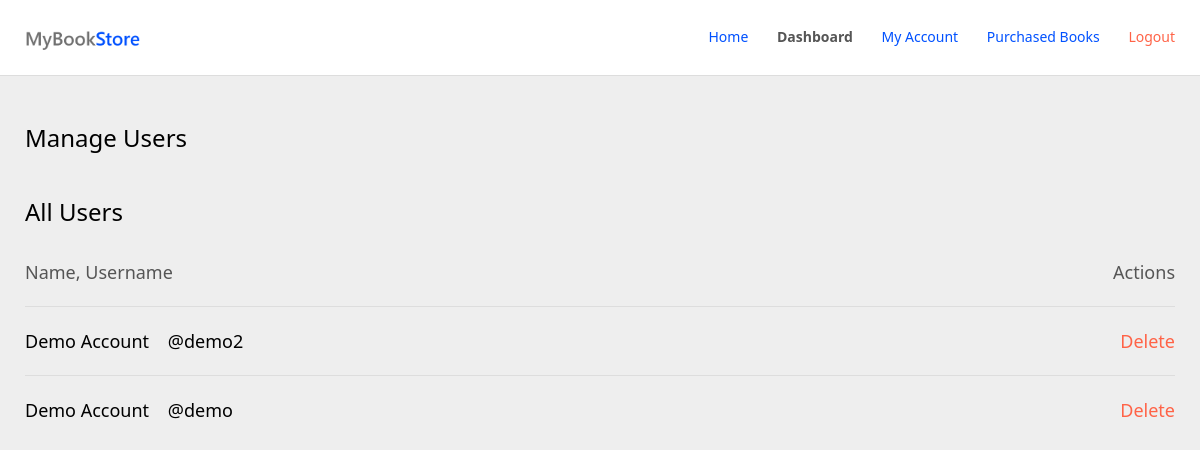
The page /manage-users.php (signed in) on the database its author committed.
### tables this page shows
CREATE TABLE `users` (
  `id` int(1) UNSIGNED NOT NULL,
  `fullName` char(65) NOT NULL,
  `username` char(25) NOT NULL,
  `password` char(65) NOT NULL,
  `userRole` enum('admin','user') NOT NULL DEFAULT 'user',
  `accountCreatedAt` datetime DEFAULT NULL
);

### inc/class-database.php (called while the page is built, shortened)
<?php
class Database {
    private $dbhost = "localhost";
    private $dbname = "bookstore";
    private $dbuser = "root";
    private $dbpass = "";
    private $dbchar = "utf8";
    public function connect() {
        try {
            $this->connection = new PDO("mysql:host=$this->dbhost; dbname=$this->dbname; charset=$this->dbchar", $this->dbuser, $this->dbpass);
            $this->connection->setAttribute(PDO::ATTR_ERRMODE, PDO::ERRMODE_EXCEPTION);
            return $this->connection;
        }
        catch(PDOException $error) {
            die('Error: ' . $error->getMessage());
        }
    }
}
?>

### inc/class-user.php (called while the page is built, shortened)
<?php
class User {
    private $db_table = "users";
    private $database_connection;
    public $id;
    public function __construct($database_connection) {
        $this->database_connection = $database_connection;
    }
    public function allUsers() {
        try {
            $query = "SELECT * FROM $this->db_table WHERE userRole = 'user' ORDER BY id DESC";
            $statement = $this->database_connection->prepare($query);
            $statement->execute();
            return $statement;
        }
        catch(PDOException $error) {
            die('Error: ' . $error->getMessage());
        }
    }
    public function getUserRole() {
        try {
            $query = "SELECT userRole FROM $this->db_table WHERE id = :id";
            $statement = $this->database_connection->prepare($query);
            $statement->bindParam(':id', $this->id, PDO::PARAM_INT);
            $statement->execute();
            $result = $statement->fetch(PDO::FETCH_ASSOC);
            if(is_array($result)) {
                if(count($result) > 0) {
                    return $result["userRole"];
                }
                else {
                    return null;
                }
            }
            else {
                return null;
            }
        }
        catch(PDOException $error) {
            die('Error: ' . $error->getMessage());
        }
    }
    public function totalUsers() {
        try {
            $query = "SELECT COUNT(id) FROM $this->db_table";
            $statement = $this->database_connection->prepare($query);
            $statement->execute();
            $result = $statement->fetchColumn();
            if($result > 0) {
                return $result;
            }
            else {
                return 0;
            }
        }
        catch(PDOException $error) {
            die('Error: ' . $error->getMessage());
        }
    }
}
?>

### manage-users.php (the view, shortened to what this page needs)
<?php
$loggedIn = true;
$Database = new Database();
$User = new User($Database->connect());
$User->username = $_COOKIE["username"];
$userID = $User->getUserID();
$User->id = $userID;
$userRole = $User->getUserRole();
$allUsers = $User->allUsers();
?>
<!DOCTYPE html>
<html lang="en">
<head>
    <link rel="stylesheet" href="assets/css/reset.css?<?php echo mt_rand(999,99999); ?>"/>
    <link rel="stylesheet" href="assets/css/style.css?<?php echo mt_rand(999,99999); ?>"/>
</head>
<body>
    <header id="header" class="header">
        <div class="inner-wrapper">
            <div class="side"><img src="assets/images/MyBookStore.png" alt="Logo" class="logo" /></div>
            <div class="side">
                <ul class="header-menu">
                    <li class="menu"><a href="index.php">Home</a></li>
                    <?php
                    if($loggedIn && $userRole == "admin") {
                    ?>
                    <li class="menu active"><a href="dashboard.php">Dashboard</a></li>
                    <?php
                    }
                    ?>
                    <?php
                        if($loggedIn) {
                    ?>
                    <li class="menu"><a href="myaccount.php">My Account</a></li>
                    <li class="menu"><a href="purchased-books.php">Purchased Books</a></li>
                    <li class="menu"><a class="color-tomato" href="logout.php">Logout</a></li>
                    <?php
                        }
                        else {
                    ?>
                    <li class="menu"><a href="login.php">Login</a></li>
                    <li class="menu"><a class="color-tomato" href="register.php">Create an Account</a></li>
                    <?php
                        }
                    ?>
                </ul>
            </div>
        </div>
    </header>
    <div id="scroll-body" class="body">
        <div class="list-section">
            <h2 class="list-title">Manage Users</h2>
        </div>
        <div class="list-section">
            <h2 class="list-title">All Users</h2>
            <div class="list-container">
                <div class="book-lists" style="font-size: 18px;">
                <?php
                if(!($User->totalUsers() - 1) > 0) {
                ?>
                <div class="list no-list">No users.</div>
                <?php
                }
                else {
                ?>
                <div class="list" style="color: #555555;"><div>Name, Username</div><div>Actions</div></div>
                <?php
                while($row = $allUsers->fetch(PDO::FETCH_ASSOC)) {
                    extract($row);
                ?>
                <div class="list"><div><?php echo $fullName; ?> <span style="margin-left: 14px;">@<?php echo $username; ?></span></div>
                <div><a class="color-tomato" href="?delete-user&user-id=<?php echo $id; ?>">Delete</a></div></div>
                <?php
                }
                ?>
                <?php
                }
                ?>
                </div>
            </div>
        </div>
    </div>
</body>
</html>

### assets/css/style.css (style rules this page uses)
* { -webkit-box-sizing: border-box; -moz-box-sizing: border-box; box-sizing: border-box; }
body { min-width: 800px; background: #eeeeee; color: #000000; font-size: 14px; }
a { color: #0051ff; text-decoration: none; }
body, input, button, ul, li { font-family: 'Segoe UI', Tahoma, Geneva, Verdana, sans-serif; }
.color-tomato { color: #ff6347; }
.header { width: 100%; height: auto; background: #ffffff; color: #000000; border-bottom: 1px solid #dddddd; padding: 25px; top: 0; position: fixed; z-index: 1000; }
.header > .inner-wrapper { display: -webkit-flex; display: flex; -webkit-justify-content: space-between; -moz-justify-content: space-between; justify-content: space-between; -webkit-align-items: center; -moz-align-items: center; align-items: center; }
.header > .inner-wrapper .side { display: -webkit-flex; display: flex; -webkit-align-items: center; -moz-align-items: center; align-items: center; }
.body { position: relative; display: block; padding: 25px; z-index: 500; margin-top: 76px; }
.list-section { display: block; margin-bottom: 50px; margin-top: 25px; }
.list-section > h2.list-title { font-size: 24px; font-weight: normal; }
.list-section .list-container { margin-top: 14px; }
.list-section .list-container .book-lists .list { display: -webkit-flex; display: flex; -webkit-justify-content: space-between; -moz-justify-content: space-between; justify-content: space-between; -webkit-align-items: center; -moz-align-items: center; align-items: center; border-bottom: 1px solid #ddd; padding: 25px 0; }
.list-section .list-container .book-lists .list:nth-last-child(1) { border-bottom: 0; padding-bottom: 11px; }
.header-menu .menu { display: inline-block; margin-right: 25px; }
.header-menu .menu:nth-last-child(1) { margin-right: 0; }
.header-menu .menu.active, .header-menu .menu.active a { color: #555555; font-weight: 600; }
.logo { max-width: 115px; height: auto; vertical-align: middle; line-height: 0; }

### rows shown on the page
users: fullName "Demo Account", username "demo2"
users: fullName "Demo Account", username "demo"
